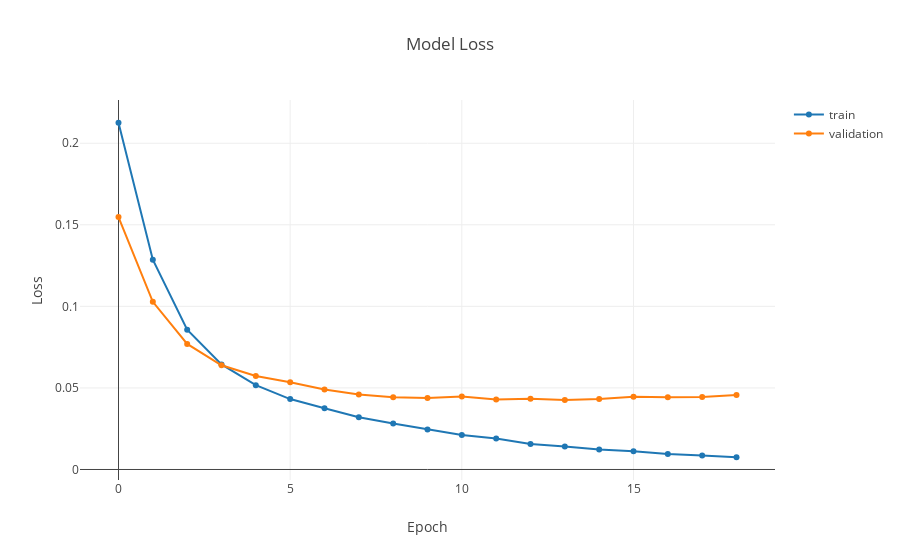

This figure's notebook cell:
### Code cell
fig = go.Figure()
tmp_trace = []

fig.add_trace(go.Scatter(
    x=history.epoch, 
    y=history.history['loss'],
    name='train',

    mode="lines+markers")
)
fig.add_trace(go.Scatter(
    x=history.epoch, 
    y=history.history['val_loss'],
    name='validation',
    mode="lines+markers")
)


fig.layout.update(
    title=go.layout.Title(
        text="Model Loss",
    ),
    yaxis=dict(
            title='Loss',
        ),
        xaxis=dict(
            title="Epoch",
        )
)

iplot(fig)

### Figure 1 — Plotly figure (JSON) as saved in the notebook; plotly's stock layout.template omitted (floating-point values rounded to 4 significant figures)
{"data": [{"mode": "lines+markers", "name": "train", "type": "scatter", "uid": "2760508d-e3fc-40b1-8772-9bae51625909", "x": [0, 1, 2, 3, 4, 5, 6, 7, 8, 9, 10, 11, 12, 13, 14, 15, 16, 17, 18], "y": [0.2126, 0.1286, 0.08572, 0.06442, 0.05171, 0.04316, 0.0376, 0.03203, 0.02818, 0.02456, 0.02109, 0.01901, 0.01559, 0.01416, 0.01226, 0.01116, 0.009433, 0.008645, 0.007506]}, {"mode": "lines+markers", "name": "validation", "type": "scatter", "uid": "3b63ed1b-9d26-4ffe-8a3a-5a39b47365a9", "x": [0, 1, 2, 3, 4, 5, 6, 7, 8, 9, 10, 11, 12, 13, 14, 15, 16, 17, 18], "y": [0.1547, 0.1028, 0.07697, 0.06391, 0.05735, 0.05354, 0.04903, 0.046, 0.04432, 0.04385, 0.04474, 0.04294, 0.04342, 0.04267, 0.04328, 0.04463, 0.04425, 0.04451, 0.04563]}], "layout": {"title": {"text": "Model Loss"}, "xaxis": {"title": {"text": "Epoch"}}, "yaxis": {"title": {"text": "Loss"}}}}
